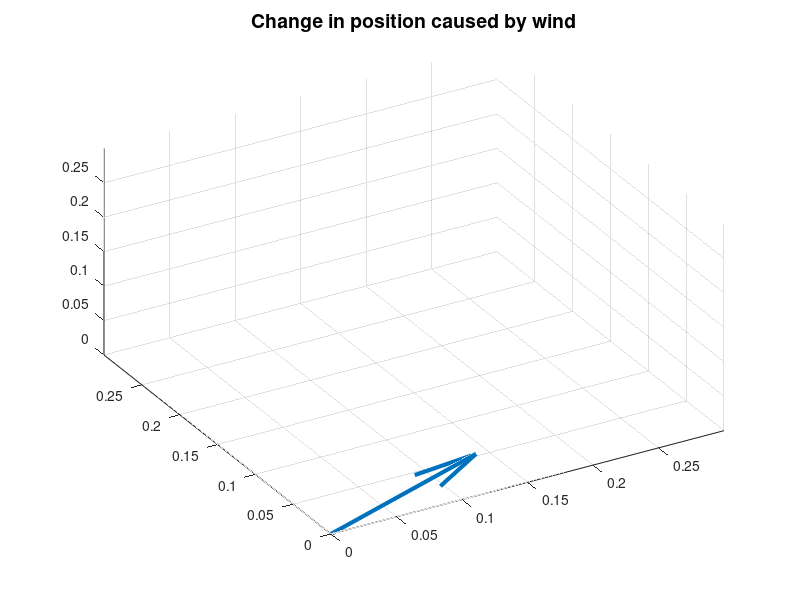

MATLAB code to generate this figure:
load('WindRand.mat');

figure

for timepoint = 1:size(Wind, 2)

    xyz = 0.3 * Wind(1:3, timepoint);

    quiver3(0, 0, 0, xyz(1), xyz(2), xyz(3), 'LineWidth', 3)
    title('Change in position caused by wind', 'FontSize', 14)
    view(-30, 45)
    
    xlim([0 0.3])
    ylim([0 0.3])
    zlim([0 0.3])    
   
    hold off
    pause(0.3)
end
